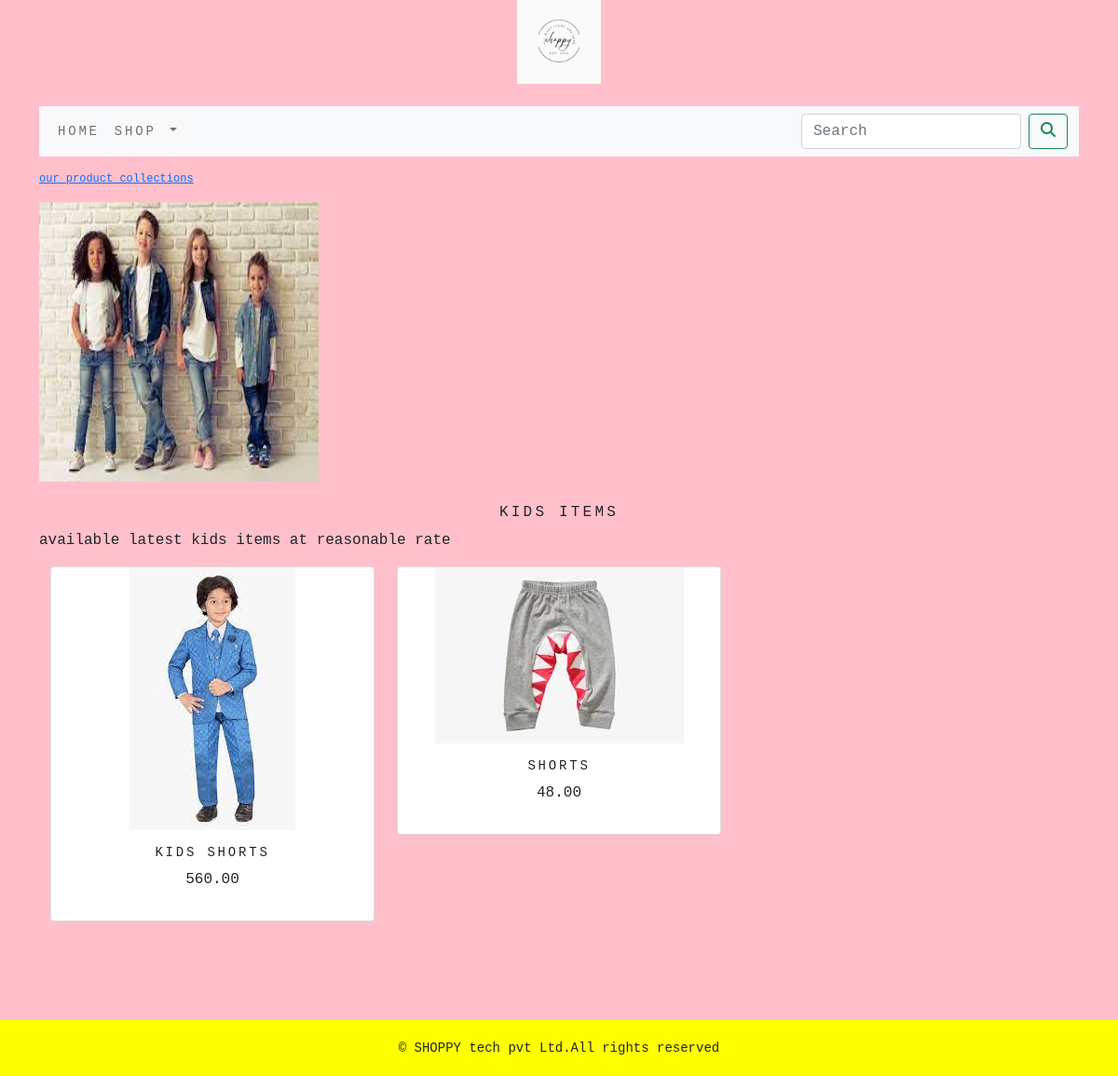
The app's page /shoppingapp/kids-items/ with its own data.
### shoppingapp/models.py (models this page shows, shortened)
class category(models.Model):
    name=models.CharField(max_length=250,unique=True)
    slug=models.SlugField(max_length=250,unique=True)
    description=models.TextField(blank=True)
    image=models.ImageField(upload_to='category',blank=True)
    class Meta:
        ordering=('name',)
        verbose_name='category'
        verbose_name_plural='categories'
    def get_url(self):
        return reverse('shoppingapp:product_by_category',args=[self.slug])

class product(models.Model):
    name=models.CharField(max_length=250,unique=True)
    slug=models.SlugField(max_length=250,unique=True)
    description=models.TextField(blank=True)
    price=models.DecimalField(max_digits=10,decimal_places=2)
    category=models.ForeignKey(category,on_delete=models.CASCADE)
    image=models.ImageField(upload_to='product',blank=True)
    stock=models.IntegerField()
    available=models.BooleanField(default=True)
    created=models.DateTimeField(auto_now_add=True)
    updated=models.DateTimeField(auto_now=True)
    def get_url(self):
        return reverse('shoppingapp:prodcatdetail', args=[self.category.slug, self.slug])
    class Meta:
        ordering = ('name',)
        verbose_name = 'product'
        verbose_name_plural = 'products'

### shoppingapp/views.py (the view)
# urls.py: path('',views.allprodcat,name='allprodcat'),
def allprodcat(request,c_slug=None):
    c_page=None
    products_list=None
    if c_slug!=None:
        c_page=get_object_or_404(category,slug=c_slug)
        products_list=product.objects.all().filter(category=c_page,available=True)
    else:
        products_list=product.objects.all().filter(available=True)
    paginator=Paginator(products_list,6)
    try:
        page=int(request.GET.get('page','1'))
    except:
        page=1
    try:
        products=paginator.page(page)
    except (EmptyPage,InvalidPage):
        products=paginator.page(paginator.num_pages)
    return render(request,"category.html",{'category':c_page,'products':products})

### cart/context_processors.py (called while the page is built)
def counter(request):
    item_count=0
    if 'admin' in request.path:
        return {}
    else:
        try:
            cart=Cart.objects.filter(cart_id=_cart_id(request))
            car_items=cartItem.objects.all().filter(cart=cart[:1])
            for cart_item in car_items:
                item_count += cart_item.quantity
        except Cart.DoesNotExist:
            item_count= 0
    return dict(item_count=item_count)

### cart/views.py (called while the page is built)
def _cart_id(request):
    cart=request.session.session_key
    if not cart:
        cart=request.session.create()
    return cart

### shoppingapp/context_processors.py (called while the page is built)
def menu_links(request):
    links=category.objects.all()
    return dict(links=links)

### templates/category.html (shortened to what this page needs)
{% extends 'base.html' %}
{% load static %}
{% block content %}
   {% if category %}
<div>
   <div class="row my_row_class">
       <div class="mx_auto">
      <p><a href="{% url 'shoppingapp:allprodcat' %} ">our product collections</a> </p>
   </div>
       </div>
</div>
  {% endif %}
 <div class="mx_auto">
    {% if category %}
        <img  style="width:300px;height:300px;" class="my_image" src="{{category.image.url}}" alt="{{category.name}}">
 </div>
<br>
<div>
   <h1 class="text-center my_title">{{category.name}}</h1>
   <p class="text-justify">{{category.description}}</p>
</div>
     {% endif %}
<div class="container">
    <div class="row mx_auto">
        {% for product in products.object_list %}
        <div class="my_bottom_margin col-9 col-sm-12 col-md-4  col-lg-4">
            <div class="card text-center" style="min-width:18rem;">
                <a href="{{product.get_url}}"><img src="{{product.image.url}}" alt="{{product.name}}"> </a>
                <div class="card-body">
                    <h4>{{product.name}}</h4>
                    <p>{{product.price}}</p>
                </div>
            </div>
        </div>
        {% endfor %}
    </div>
    </div>
    <br>
{% endblock %}

### static/css/custom.css (style rules this page uses)
body { font-family: 'Inconsolata', monospace; }
.my_row_class { padding-top:15px; }
.my_row_class .mx_auto { color:#000; font-size:12px; }
.my_image { width:100%; height:auto; }
.my_title { font-size:16px; text-transform:uppercase; letter-spacing: .2em; }
.my_bottom_margin { margin-bottom:10px; }
.card-body h4 { font-size:14px; text-transform:uppercase; letter-spacing:.2em; }

### records on screen
category: image (picture), name "KIDS ITEMS", description "available latest kids items at reasonable rate"
product: image (picture), name "KIDS SHORTS", price "560.00"
product: image (picture), name "SHORTS", price "48.00"
